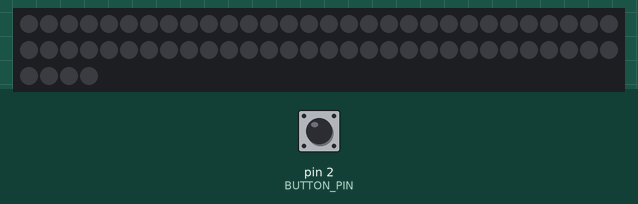
Bench run of a sketch on a simulated Arduino Uno, built with avr-gcc and run on an emulated ATmega328P. Shown: 64 RGB LEDs in strip order, left to right, continuing on the next row. The inputs (shaded band) are chosen by the test bench; at power-on: pin 2 (BUTTON_PIN) HIGH. Dim RGB values are drawn brighter than linear; random numbers use the default seed unless the sketch sets one.

Above: at 1.2 s.
1.3 s: pin 2 (BUTTON_PIN) pulled LOW for 0.15 s
At 1.45 s:
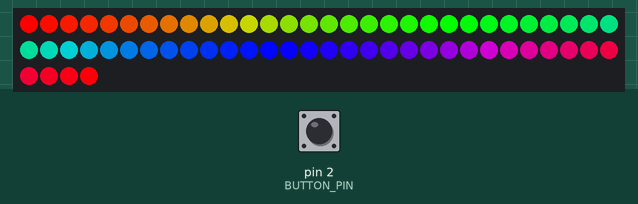
2.0 s: pin 2 (BUTTON_PIN) pulled LOW for 1 s
At 2.6 s:
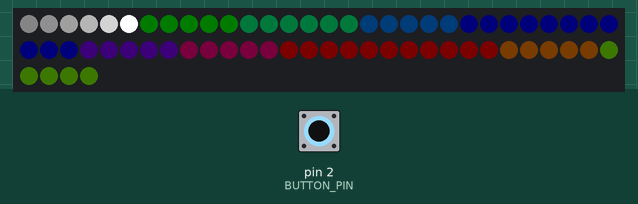
3.6 s: pin 2 (BUTTON_PIN) pulled LOW for 0.15 s
At 4.03 s:
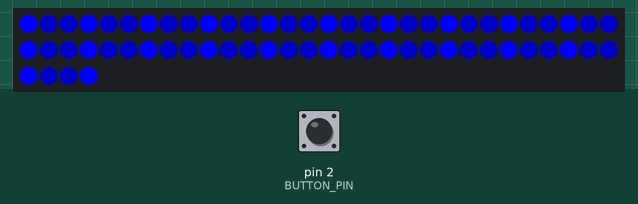
4.3 s: pin 2 (BUTTON_PIN) pulled LOW for 3.2 s
At 5.34 s:
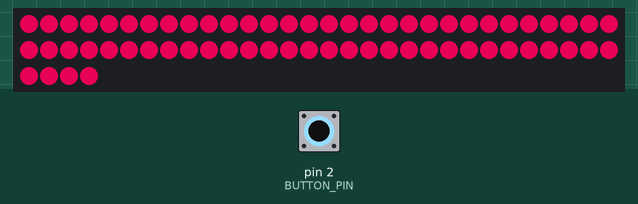
8.1 s: pin 2 (BUTTON_PIN) pulsed LOW 5 times (0.12 s each, 0.3 s apart)
At 9.13 s:
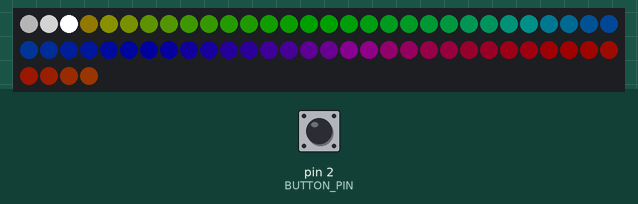

Measured:
- after the input at 1.3 s, the LEDs: change at once (image 1)

The sketch:

sketch_multi_task_neo_forjacket.ino
```cpp
#include <Adafruit_NeoPixel.h>
// Based on https://learn.adafruit.com/multi-tasking-the-arduino-part-3/put-it-all-together-dot-dot-dot
// Pattern types supported:
enum  pattern { NONE, RAINBOW_CYCLE, THEATER_CHASE, COLOR_WIPE, SCANNER, FADE };
// Patern directions supported:
enum  direction { FORWARD, REVERSE };

bool oldState = HIGH;
int showType = 0;

unsigned long interval=500; // the time we need to wait
unsigned long previousMillis=0; // millis() returns an unsigned long.

#define BUTTON_PIN   2

// NeoPattern Class - derived from the Adafruit_NeoPixel class
class NeoPatterns : public Adafruit_NeoPixel
{
    public:

    // Member Variables:
    pattern  ActivePattern;  // which pattern is running
    direction Direction;     // direction to run the pattern

    unsigned long Interval;   // milliseconds between updates
    unsigned long lastUpdate; // last update of position

    uint32_t Color1, Color2;  // What colors are in use
    uint16_t TotalSteps;  // total number of steps in the pattern
    uint16_t Index;  // current step within the pattern

    void (*OnComplete)();  // Callback on completion of pattern

    // Constructor - calls base-class constructor to initialize strip
    NeoPatterns(uint16_t pixels, uint8_t pin, uint8_t type, void (*callback)())
    :Adafruit_NeoPixel(pixels, pin, type)
    {
        OnComplete = callback;
    }

    // Update the pattern
    void Update()
    {
        if((millis() - lastUpdate) > Interval) // time to update
        {
            lastUpdate = millis();
            switch(ActivePattern)
            {
                case RAINBOW_CYCLE:
                    RainbowCycleUpdate();
                    break;
                case THEATER_CHASE:
                    TheaterChaseUpdate();
                    break;
                case COLOR_WIPE:
                    ColorWipeUpdate();
                    break;
                case SCANNER:
                    ScannerUpdate();
                    break;
                case FADE:
                    FadeUpdate();
                    break;
                default:
                    break;
            }
        }
    }

    // Increment the Index and reset at the end
    void Increment()
    {
        if (Direction == FORWARD)
        {
           Index++;
           if (Index >= TotalSteps)
            {
                Index = 0;
                if (OnComplete != NULL)
                {
                    OnComplete(); // call the comlpetion callback
                }
            }
        }
        else // Direction == REVERSE
        {
            --Index;
            if (Index <= 0)
            {
                Index = TotalSteps-1;
                if (OnComplete != NULL)
                {
                    OnComplete(); // call the comlpetion callback
                }
            }
        }
    }

    // Reverse pattern direction
    void Reverse()
    {
        if (Direction == FORWARD)
        {
            Direction = REVERSE;
            Index = TotalSteps-1;
        }
        else
        {
            Direction = FORWARD;
            Index = 0;
        }
    }

    // Initialize for a RainbowCycle
    void RainbowCycle(uint8_t interval, direction dir = FORWARD)
    {
        ActivePattern = RAINBOW_CYCLE;
        Interval = interval;
        TotalSteps = 255;
        Index = 0;
        Direction = dir;
    }

    // Update the Rainbow Cycle Pattern
    void RainbowCycleUpdate()
    {
        for(int i=0; i< numPixels(); i++)
        {
            setPixelColor(i, Wheel(((i * 256 / numPixels()) + Index) & 255));
        }
        show();
        Increment();
    }

    // Initialize for a Theater Chase
    void TheaterChase(uint32_t color1, uint32_t color2, uint8_t interval, direction dir = FORWARD)
    {
        ActivePattern = THEATER_CHASE;
        Interval = interval;
        TotalSteps = numPixels();
        Color1 = color1;
        Color2 = color2;
        Index = 0;
        Direction = dir;
   }

    // Update the Theater Chase Pattern
    void TheaterChaseUpdate()
    {
        for(int i=0; i< numPixels(); i++)
        {
            if ((i + Index) % 3 == 0)
            {
                setPixelColor(i, Color1);
            }
            else
            {
                setPixelColor(i, Color2);
            }
        }
        show();
        Increment();
    }

    // Initialize for a ColorWipe
    void ColorWipe(uint32_t color, uint8_t interval, direction dir = FORWARD)
    {
        ActivePattern = COLOR_WIPE;
        Interval = interval;
        TotalSteps = numPixels();
        Color1 = color;
        Index = 0;
        Direction = dir;
    }

    // Update the Color Wipe Pattern
    void ColorWipeUpdate()
    {
        setPixelColor(Index, Color1);
        show();
        Increment();
    }

    // Initialize for a SCANNNER
    void Scanner(uint32_t color1, uint8_t interval)
    {
        ActivePattern = SCANNER;
        Interval = interval;
        TotalSteps = (numPixels() - 1) * 2;
        Color1 = color1;
        Index = 0;
    }

    // Update the Scanner Pattern
    void ScannerUpdate()
    {
        for (int i = 0; i < numPixels(); i++)
        {
            if (i == Index)  // Scan Pixel to the right
            {
                 setPixelColor(i, Color1);
            }
            else if (i == TotalSteps - Index) // Scan Pixel to the left
            {
                 setPixelColor(i, Color1);
            }
            else // Fading tail
            {
                 setPixelColor(i, DimColor(getPixelColor(i)));
            }
        }
        show();
        Increment();
    }

    // Initialize for a Fade
    void Fade(uint32_t color1, uint32_t color2, uint16_t steps, uint8_t interval, direction dir = FORWARD)
    {
        ActivePattern = FADE;
        Interval = interval;
        TotalSteps = steps;
        Color1 = color1;
        Color2 = color2;
        Index = 0;
        Direction = dir;
    }

    // Update the Fade Pattern
    void FadeUpdate()
    {
        // Calculate linear interpolation between Color1 and Color2
        // Optimise order of operations to minimize truncation error
        uint8_t red = ((Red(Color1) * (TotalSteps - Index)) + (Red(Color2) * Index)) / TotalSteps;
        uint8_t green = ((Green(Color1) * (TotalSteps - Index)) + (Green(Color2) * Index)) / TotalSteps;
        uint8_t blue = ((Blue(Color1) * (TotalSteps - Index)) + (Blue(Color2) * Index)) / TotalSteps;

        ColorSet(Color(red, green, blue));
        show();
        Increment();
    }

    // Calculate 50% dimmed version of a color (used by ScannerUpdate)
    uint32_t DimColor(uint32_t color)
    {
        // Shift R, G and B components one bit to the right
        uint32_t dimColor = Color(Red(color) >> 1, Green(color) >> 1, Blue(color) >> 1);
        return dimColor;
    }

    // Set all pixels to a color (synchronously)
    void ColorSet(uint32_t color)
    {
        for (int i = 0; i < numPixels(); i++)
        {
            setPixelColor(i, color);
        }
        show();
    }

    // Returns the Red component of a 32-bit color
    uint8_t Red(uint32_t color)
    {
        return (color >> 16) & 0xFF;
    }

    // Returns the Green component of a 32-bit color
    uint8_t Green(uint32_t color)
    {
        return (color >> 8) & 0xFF;
    }

    // Returns the Blue component of a 32-bit color
    uint8_t Blue(uint32_t color)
    {
        return color & 0xFF;
    }

    // Input a value 0 to 255 to get a color value.
    // The colours are a transition r - g - b - back to r.
    uint32_t Wheel(byte WheelPos)
    {
        WheelPos = 255 - WheelPos;
        if(WheelPos < 85)
        {
            return Color(255 - WheelPos * 3, 0, WheelPos * 3);
        }
        else if(WheelPos < 170)
        {
            WheelPos -= 85;
            return Color(0, WheelPos * 3, 255 - WheelPos * 3);
        }
        else
        {
            WheelPos -= 170;
            return Color(WheelPos * 3, 255 - WheelPos * 3, 0);
        }
    }
};

void StripComplete();

// Define some NeoPatterns for the two rings and the stick
//  as well as some completion routines
NeoPatterns Strip(64, 0, NEO_GRB + NEO_KHZ800, &StripComplete);

// Initialize everything and prepare to start
void setup()
{

  //pinMode(1, INPUT_PULLUP);

    // Initialize all the pixelStrips
    Strip.begin();
    //Strip.Scanner(Strip.Color(0,0,0), 5);
}

// Main loop
void loop()
{
    // Update the rings.
    //Ring1.Update();
    Strip.Update();

    unsigned long currentMillis = millis(); // grab current time
    bool newState = digitalRead(BUTTON_PIN);

    // Check if state changed from high to low (button press).
    if (newState == LOW && oldState == HIGH) {

       // check if "interval" time has passed (20 milliseconds) - Debounce
       if ((unsigned long)(currentMillis - previousMillis) >= 20) {
          // Check if button is still low after debounce.
          newState = digitalRead(BUTTON_PIN);
          if (newState == LOW) {
            showType++;
            previousMillis = millis();
            if (showType > 4) {
              // If show type is 9 set to 0
              showType = 0;

            }
            startShow(showType);
          }
       }
    }
  // Set the last button state to the old state.
  oldState = newState;
}

//------------------------------------------------------------
//Completion Routines - get called on completion of a pattern
//------------------------------------------------------------

void startShow(int i) {
  switch(i){
    case 0: Strip.FadeUpdate();
            break;
    case 1: Strip.RainbowCycle(10, FORWARD);            // Rainbow
            Strip.RainbowCycleUpdate();
            break;
    case 2: Strip.Scanner(Strip.Color(255,255,255), 600);// White Scanner Thing
            break;
    case 3: Strip.TheaterChase(255, 100, 30, FORWARD);            // chill-Rainbow
            Strip.TheaterChaseUpdate();
            break;
    //case 4: Strip.ColorWipe (255, 100000, FORWARD );            // chill-Rainbow
      //      Strip.ColorWipeUpdate();
        //    break;
    case 4: Strip.Fade (255, 120, 10, 100, FORWARD );            // chill-Rainbow
            Strip.FadeUpdate();
            break;

       //void Fade(uint32_t color1, uint32_t color2, uint16_t steps, uint8_t interval, direction dir = FORWARD)
       // void TheaterChase(uint32_t color1, uint32_t color2, uint8_t interval, direction dir = FORWARD)


       //void ColorWipe(uint32_t color, uint8_t interval, direction dir = FORWARD)
  }
}

// Stick Completion Callback
void StripComplete()
{
    // Random color change for next scan
    Strip.Color1 = Strip.Wheel(random(255));
}
```
